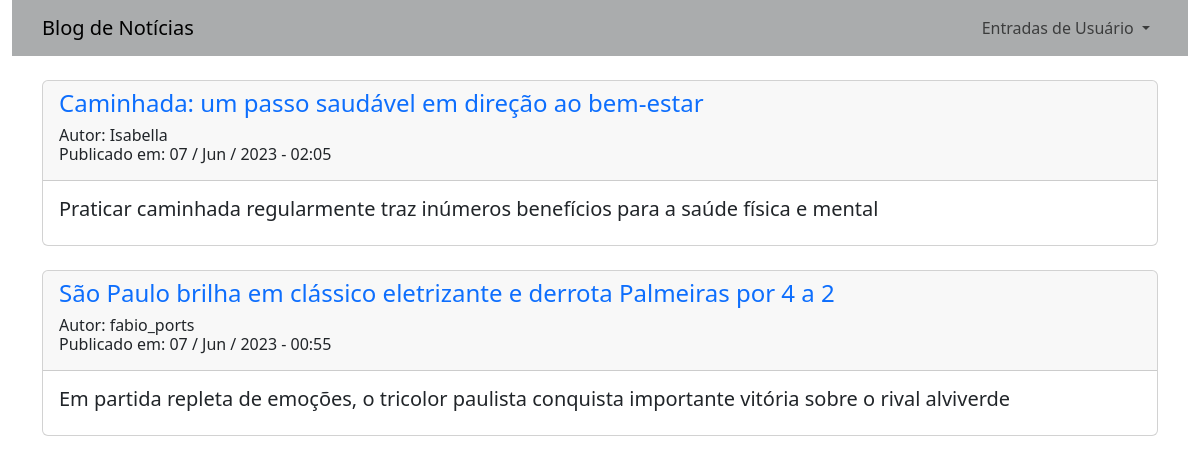
Before: /noticias/ with the older database file.
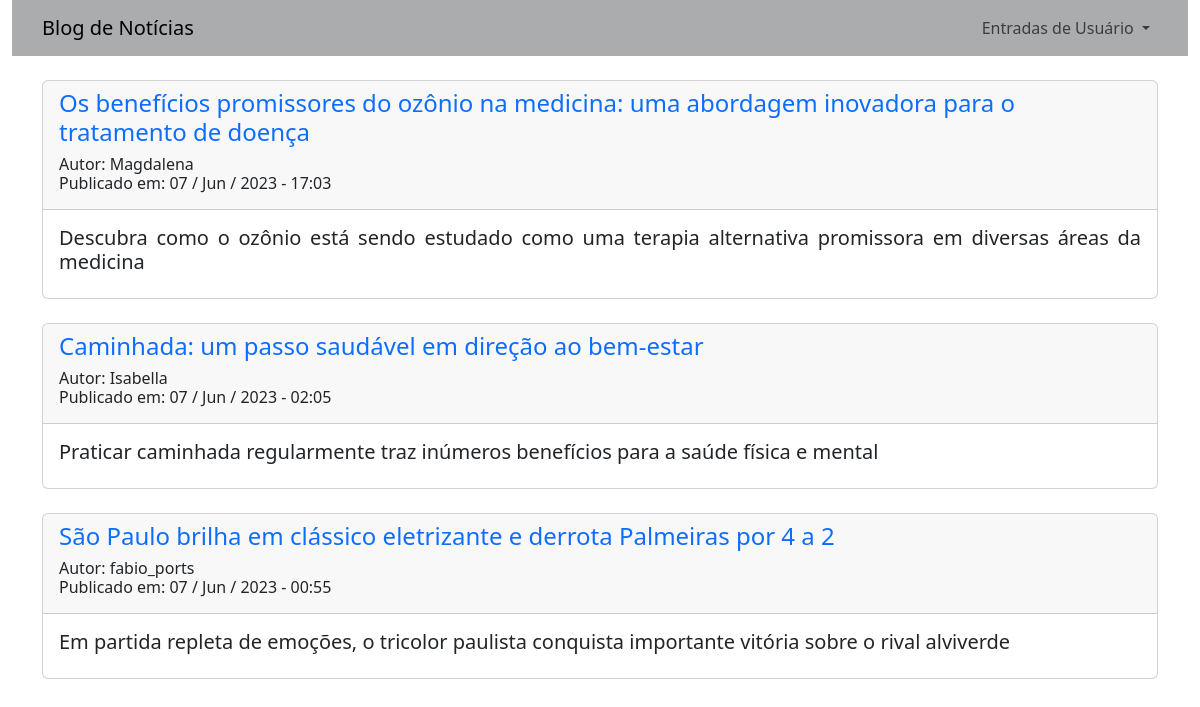
After: the same page with the newer database file.
### app_noticias/models.py (models this page shows, shortened)
class Noticia(models.Model):
    titulo = models.CharField(max_length=100)
    sub_titulo = models.CharField(max_length=150)
    data_publicacao = models.DateTimeField(auto_now_add=True)
    autor = models.ForeignKey(User, on_delete=models.CASCADE)
    texto = models.TextField()

### app_noticias/views.py (the view)
# urls.py: path('noticias/', views.noticias, name='noticias'),
def noticias(request):
    template = 'noticias/noticias.html'
    noticias = Noticia.objects.all().order_by('-data_publicacao')
    context = {
        'noticias': noticias
        }
    return render(request, template , context)

### app_noticias/templates/noticias/noticias.html
{% extends "noticias/base.html" %}
{% block content %}
    {% for noticia in noticias %}
        <div class="card">
            <div class="card-header">
                <div class="row">
                    <div class="row">
                        <h4><a href="{% url 'noticias:noticia' noticia.id %}" style="text-decoration: none;">{{ noticia.titulo }}</a></h4>
                    </div>
                    <div class="row" >
                        <h6>
                            Autor: {{ noticia.autor}}
                            <br>
                            Publicado em: {{ noticia.data_publicacao|date:'d / M / Y - H:i' }}
                        </h6>
                    </div>
                </div>
            </div>
            <div class="card-body" style="text-align: justify;">
                <h5> {{ noticia.sub_titulo}} </h5>
            </div>
        </div>
        <br>
    {% empty %}
        <h4>Ainda não há nóticias cadastradas.</h4>
    {% endfor %}
{% endblock %}

Changed rows visible on the page:
added Noticia: titulo "Os benefícios promissores do ozônio na medicina: uma abordagem inovadora para o tratamento de doença", autor "Magdalena", data_publicacao "07 / Jun / 2023 - 17:03", sub_titulo "Descubra como o ozônio está sendo estudado como uma terapia alternativa promissora em diversas áreas da medicina"
